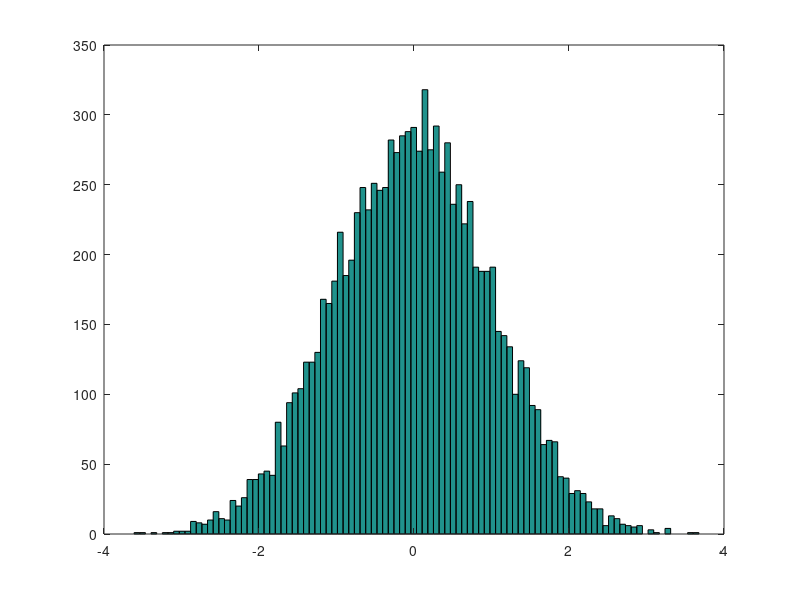
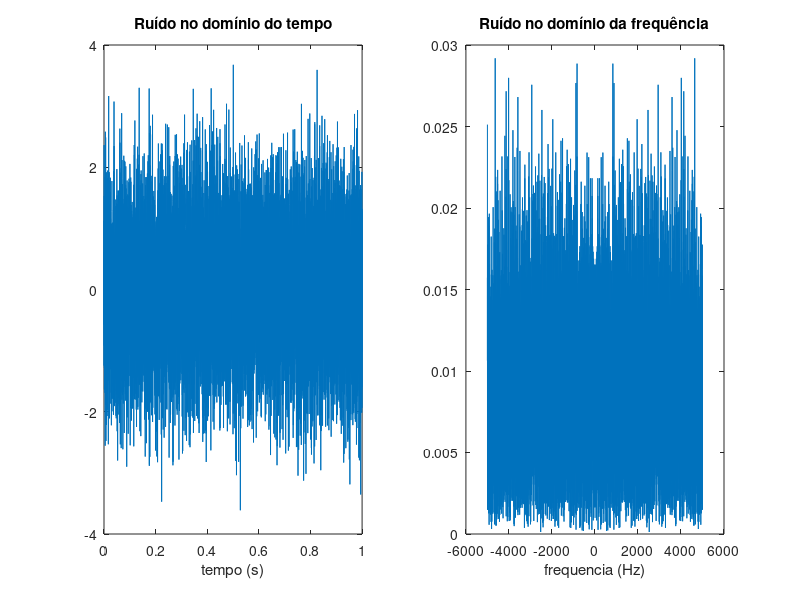
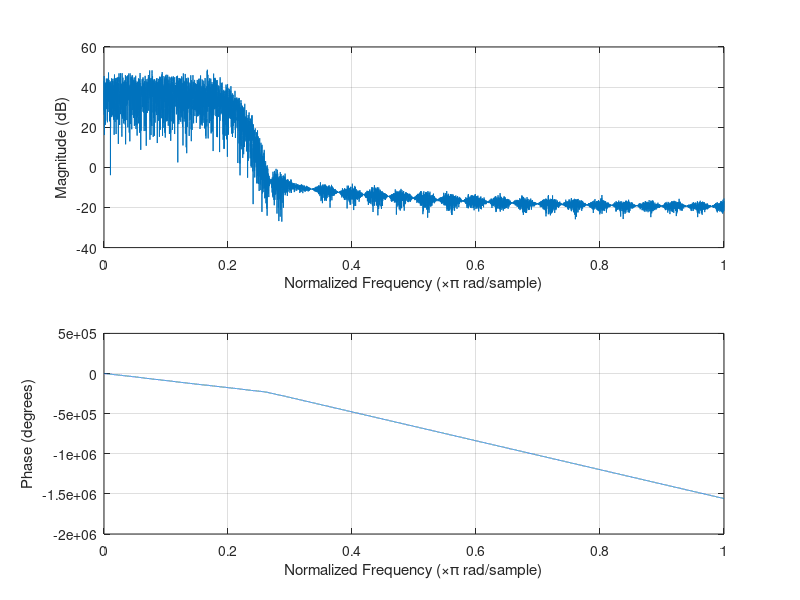
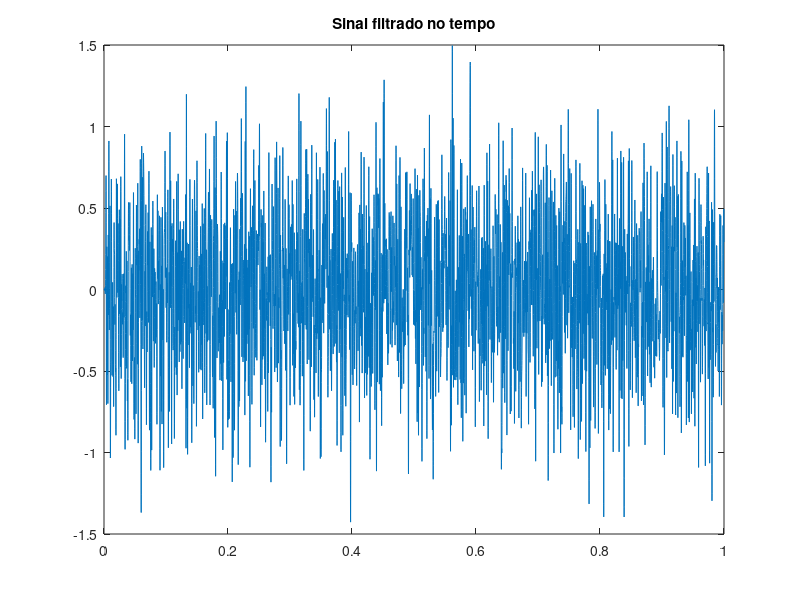

Here is the MATLAB script that generated these plots, in order:
% 1. Gerar um vetor representando um ruído com distribuição
% normal utilizando a função 'randn' do matlab. Gere 1 segundo
% de ruído considerando um tempo de amostragem de 1/10k.

% 2. Plotar o histograma do ruído para observar a distribuição
% Gaussiana. Utilizar a função 'histogram'

% 3. Plotar o ruído no domínio do tempo e da frequência

% 4. Utilizando a função 'xcorr', plote a função de autocorrelação
% do ruído.

% 5. Utilizando a função 'filtro=fir1(50,(1000*2)/fs)', realize uma
% operação de filtragem passa baixa do ruído. Para visualizar a
% resposta em frequência do filtro projetado, utilize a função
% 'freqz'.

% 6. Plote, no domínio do tempo e da frequência, a saída do filtro
% e o histograma do sinal filtrado

% Aluno: Rafael Teles Espindola
% Exercicio referente ao terceiro slide

close all
clear all
clc

%%%%%%%%%%%%%%%%%%%%%%%%%%%% Ruído %%%%%%%%%%%%%%%%%%%%%%%%%%%%
fs = 10e3;
t = 0:1/fs:1-(1/fs);
f = -0.5*fs:0.5*fs-(1/fs);
noise = randn(1, fs);

figure(1)
hist(noise, 100)

%%%%%%%%%%%%%%%%%%%%%%%%%%% No tempo %%%%%%%%%%%%%%%%%%%%%%%%%%
figure(2)
subplot(121)
plot(t, noise)
title('Ruído no domínio do tempo')
xlabel('tempo (s)')

%%%%%%%%%%%%%%%%%%%%%%%% Na frequência %%%%%%%%%%%%%%%%%%%%%%%%
noise_f = fftshift(fft(noise)/length(noise));
subplot(122)
plot(f, abs(noise_f))
xlabel('frequencia (Hz)')
title('Ruído no domínio da frequência')

%%%%%%%%%%%%%%%%%%%%%%% Autocorrelação %%%%%%%%%%%%%%%%%%%%%%%%
figure(10)
plot(xcorr(noise));


%%%%%%%%%%%%%%%%%%%%%%%%%% Filtragem %%%%%%%%%%%%%%%%%%%%%%%%%%
filtro_pb = fir1(50,(1000*2)/fs);
filtrado = filter(filtro_pb, 1, noise);

figure(4)
freqz(filtrado)

%%%%%%%%%%%%%%%%%%%%% Filtragem no tempo %%%%%%%%%%%%%%%%%%%%%%

figure(5)
plot(t, filtrado)
title('Sinal filtrado no tempo')

%%%%%%%%%%%%%%%%%%%%% Filtragem na freq %%%%%%%%%%%%%%%%%%%%%%%
figure(6)
filtrado_f = (fftshift(fft(filtrado)));
plot(f, abs(filtrado_f))
title('Sinal filtrado na frequência')


figure(7)
hist(filtrado, 100)
title('Histograma')







